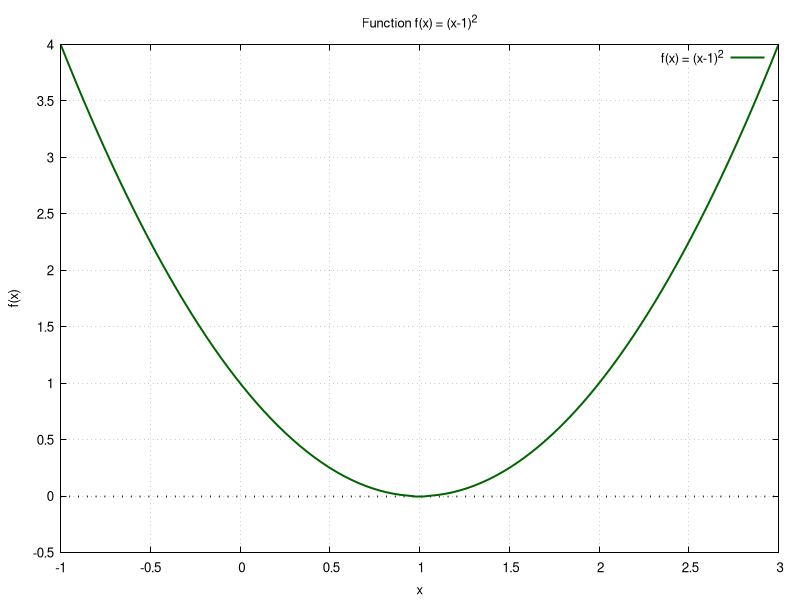

Reproduce this figure in gnuplot.
set terminal pngcairo size 800,600 enhanced font 'Verdana,10'
set output "fig2.png"
set title "Function f(x) = (x-1)^2"
set xlabel "x"
set ylabel "f(x)"
set xrange [-1:3]
set yrange [-0.5:4]
set grid
set xzeroaxis lw 2
f2(x) = (x-1)**2
plot f2(x) lw 2 lc rgb "dark-green" title "f(x) = (x-1)^2"
